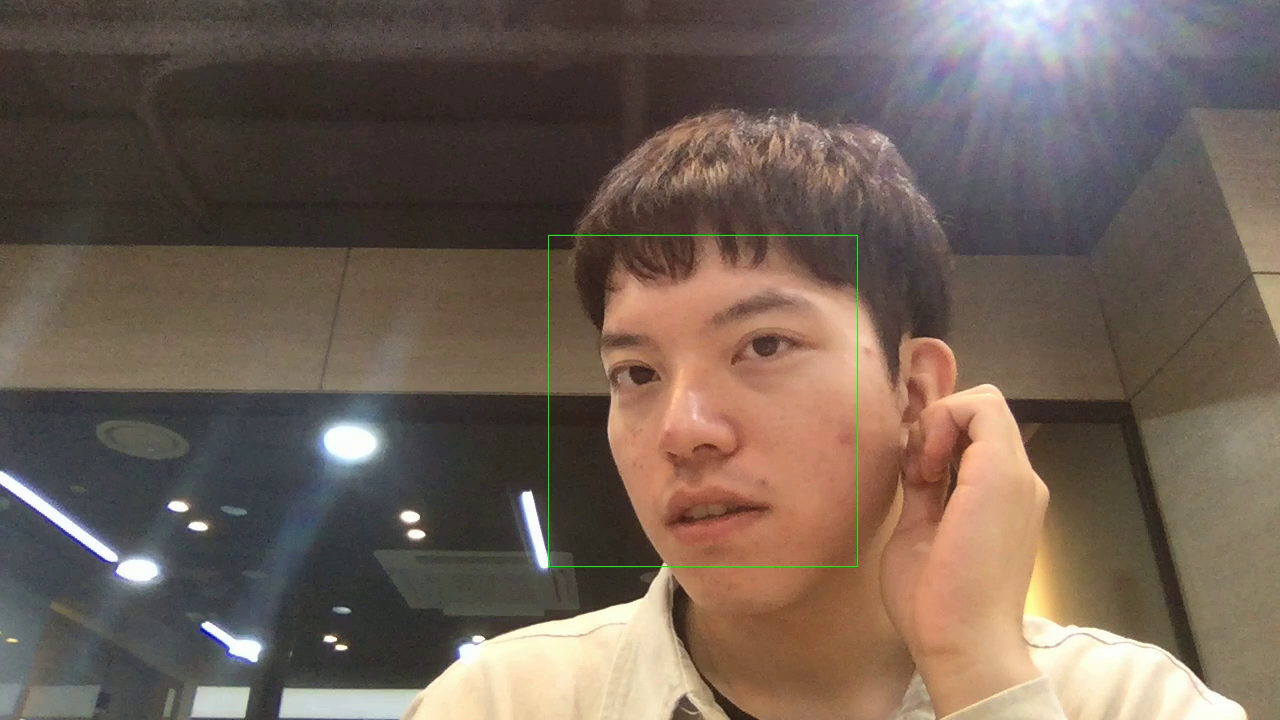
#> input picture frame 3 of solidium_webapp/deepface/video/123.mp4, 1280 x 720 px, given in place of the camera
$ python face_detector.py
#> lines starting #> are read from the running program, lines starting #| are printed output that depends on the picture; after the words box and inside, x2 and y2 are one past the last pixel; in counts of white or black regions, pixels touching at a corner belong together
#!/opt/local/bin/python
# -*- coding: utf-8 -*-
import cv2
import os
import numpy as np
import time
#재생할 파일
#VIDEO_FILE_PATH = '0'

################################# 데이터를 저장하는 영역 ###################################

# reference 디렉토리에 검출된 얼굴 이미지를 저장

face_dir = "./solidium_webapp/openface/query"


## query 데이터와 input , output 데이터 비우기
import shutil
try:
    shutil.rmtree(face_dir)
except:
    pass

import os
if os.path.exists(face_dir)==False:
    os.mkdir(face_dir)
else:
    pass


left_ear_cascade = cv2.CascadeClassifier('./solidium_webapp/openface/haarcascade_frontalface_default.xml')
# 동영상 파일 열기
cap = cv2.VideoCapture(0)
if left_ear_cascade.empty():
  raise IOError('Unable to load the left ear cascade classifier xml file')

# print (cap)

#print (cv2.CAP_PROP_FRAME_WIDTH)
#print (cv2.CAP_PROP_FRAME_HEIGHT)
cap.set(cv2.CAP_PROP_FRAME_WIDTH,1920)
cap.set(cv2.CAP_PROP_FRAME_HEIGHT,1080)
#잘 열렸는지 확인
if cap.isOpened() == False:
    print ('Can not open the video ')
    exit()

titles = ['orig']
#윈도우 생성 및 사이즈 변경
for t in titles:
    cv2.namedWindow(t)

#재생할 파일의 넓이 얻기
width = cap.get(cv2.CAP_PROP_FRAME_WIDTH)
#재생할 파일의 높이 얻기
height = cap.get(cv2.CAP_PROP_FRAME_HEIGHT)
#재생할 파일의 프레임 레이트 얻기
fps = cap.get(cv2.CAP_PROP_FPS)

# print('width {0}, height {1}, fps {2}'.format(width, height, fps))

#XVID가 제일 낫다고 함.
#linux 계열 DIVX, XVID, MJPG, X264, WMV1, WMV2.
#windows 계열 DIVX
#저장할 비디오 코덱
fourcc = cv2.VideoWriter_fourcc(*'X264')
#저장할 파일 이름
#경로 :
filename = './solidium_webapp/openface/video/123.mp4'

#파일 stream 생성
out = cv2.VideoWriter(filename, fourcc, fps, (int(width), int(height)))
#filename : 파일 이름
#fourcc : 코덱
#fps : 초당 프레임 수
#width : 넓이
#height : 높이


#left,right ear cropped image numbering
l_ear_num = 0
r_ear_num = 0


timestart = time.time()
start=0

while(True):
    #파일로 부터 이미지 얻기
    ret, frame = cap.read()
#> frame is the input picture: shape (720, 1280, 3); mean B, G, R 86.2, 97.1, 112.6
    #더 이상 이미지가 없으면 종료
    #재생 다 됨
    if frame is None:
        break;

    #얼굴인식 영상 처리
    grayframe = cv2.cvtColor(frame, cv2.COLOR_BGR2GRAY)
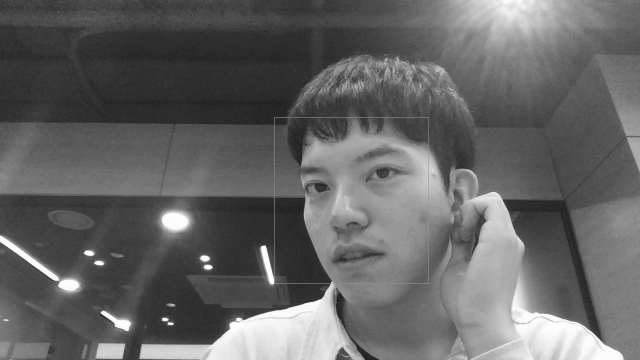
#> grayframe: shape (720, 1280) (shown at 1/2 size); min 18, max 255, mean 100.5
    #blur =  cv2.GaussianBlur(grayframe,(5,5), 0)
    left_ear = left_ear_cascade.detectMultiScale(grayframe, 1.3, 5)
#> left_ear = [[541, 241, 320, 320]]

    for (x, y, w, h) in left_ear:
        # l_ear_path=face_dir+"/%04d.jpg"%l_ear_num
        a = x
        #a = x -5
        b = y
        #b = y -5
        c = x + w
        d = y + h
        cv2.rectangle(frame, (a, b), (c, d), (0, 255, 0), 1)
        crop_left_ear = frame[(b): (d), (a):(c)]
        # cv2.imwrite(l_ear_path, crop_left_ear)
        l_ear_num+=1
#> this loop made 1 pass
#> (x, y, w, h, a, b, c, d) on pass 1: (541, 241, 320, 320, 541, 241, 861, 561)
#> pass 1, `crop_left_ear = frame[(b): (d), (a):(c)]`:
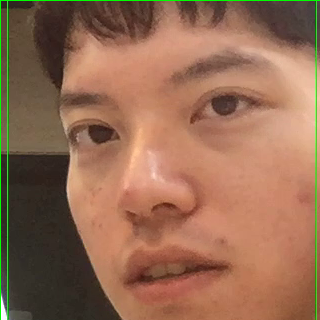
#> crop_left_ear: shape (320, 320, 3); mean B, G, R 82.9, 107.5, 149
#> after the loop:
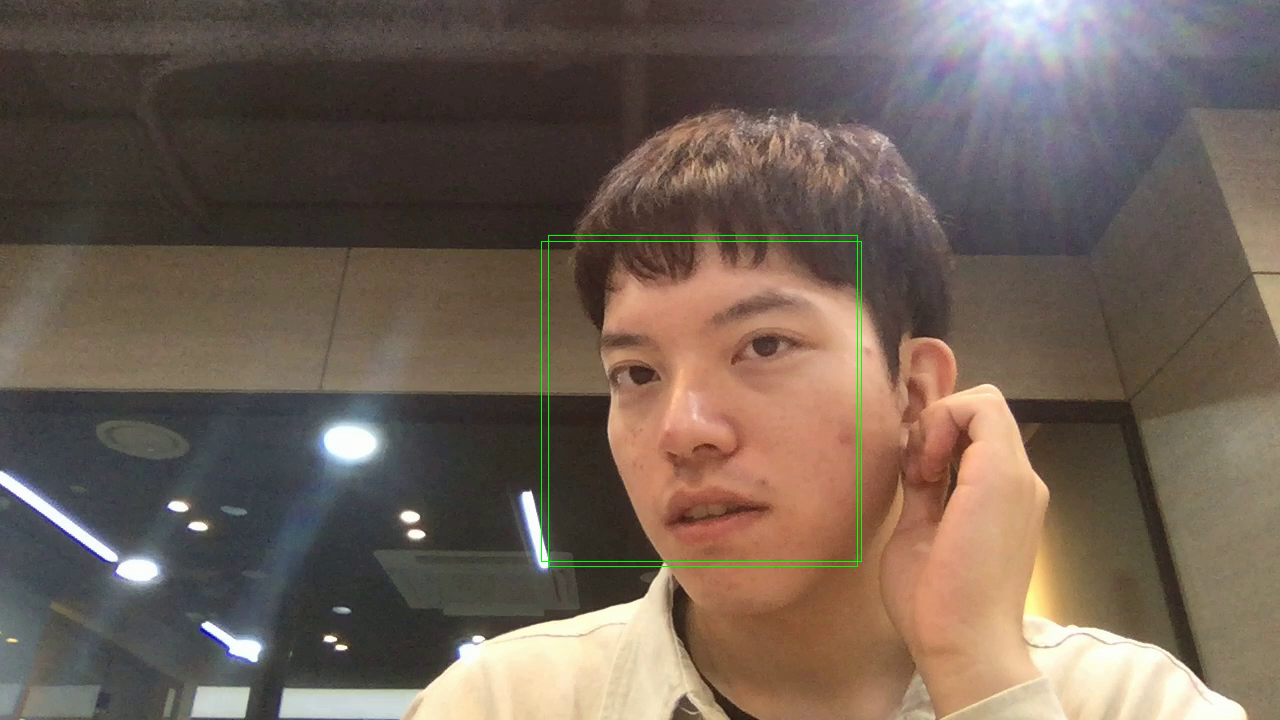
#> frame: shape (720, 1280, 3); 0.14% of pixels changed, all inside (x1, y1, x2, y2) = (541, 241, 862, 562)
#> after the loop, l_ear_num = 1

    if len(left_ear)==0:
        text = "Not Found"
    else:
        text = "Press 'q'"
    cv2.putText(frame, text, (30, 30), cv2.FONT_HERSHEY_SIMPLEX, 1.0, (255, 255, 255), lineType=cv2.LINE_AA)
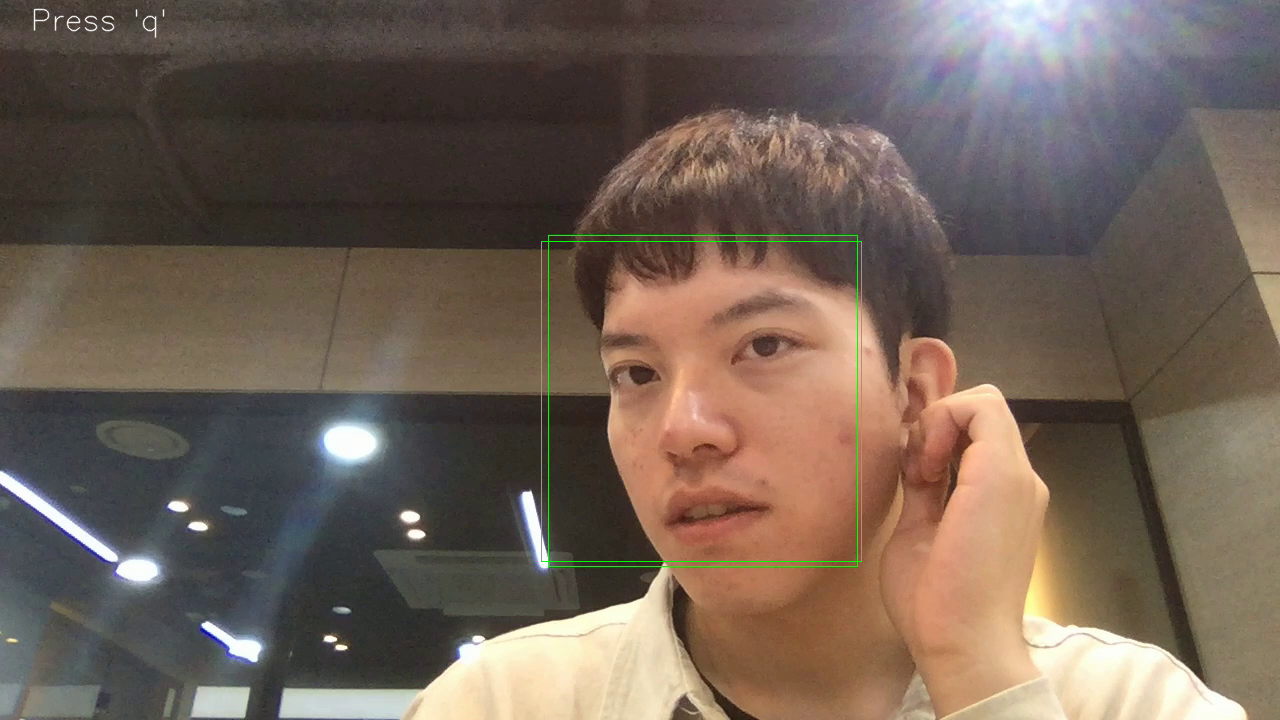
#> frame: shape (720, 1280, 3); 0.09% of pixels changed, all inside (x1, y1, x2, y2) = (33, 8, 165, 39)
    cv2.imshow(titles[0], frame)


    # 인식된 이미지 파일로 저장
    out.write(frame)

    # [6 lines of commented-out code are left out]

    if ((cv2.waitKey(1) & 0xFF == ord('q'))):
#> (key q is pressed here)
        if len(left_ear) != 0:
            cv2.imwrite(face_dir+'/query.jpg', frame)
            break
        else:
            pass

#재생 파일 종료
cap.release()
#저장 파일 종료
out.release()
#윈도우 종료
cv2.destroyAllWindows()

################################# 여기서부터 모델 inference 하는 부분  ###################################

$ run again, starting later in the video
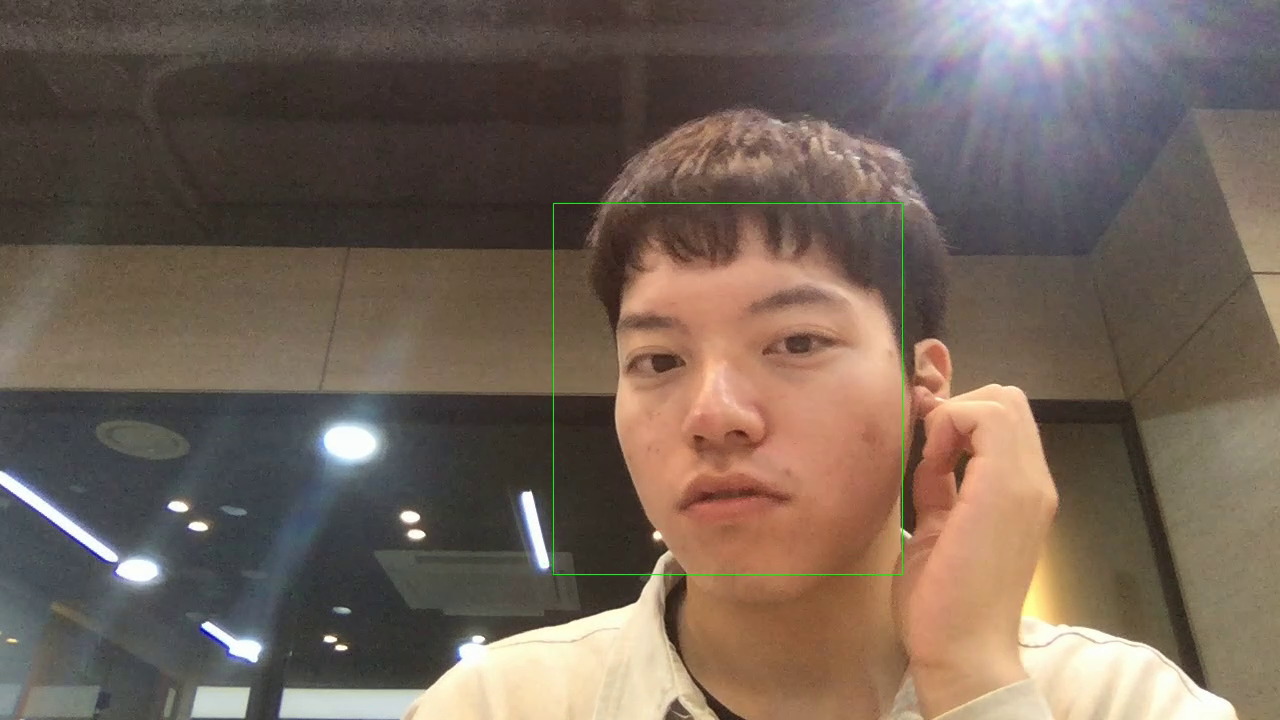
#> input picture frame 15 of solidium_webapp/deepface/video/123.mp4, 1280 x 720 px, given in place of the camera
#> frame is the input picture: shape (720, 1280, 3); mean B, G, R 88.9, 100.1, 115.7
#> left_ear = [[547, 204, 371, 371]]
#> the loop `for (x, y, w, h) in left_ear: # l_ear_path=face_dir+"/%04d.jpg"%l_ear_..` made 1 pass
#> (x, y, w, h, a, b, c, d) on pass 1: (547, 204, 371, 371, 547, 204, 918, 575)
#> after the loop `for (x, y, w, h) in left_ear:`:
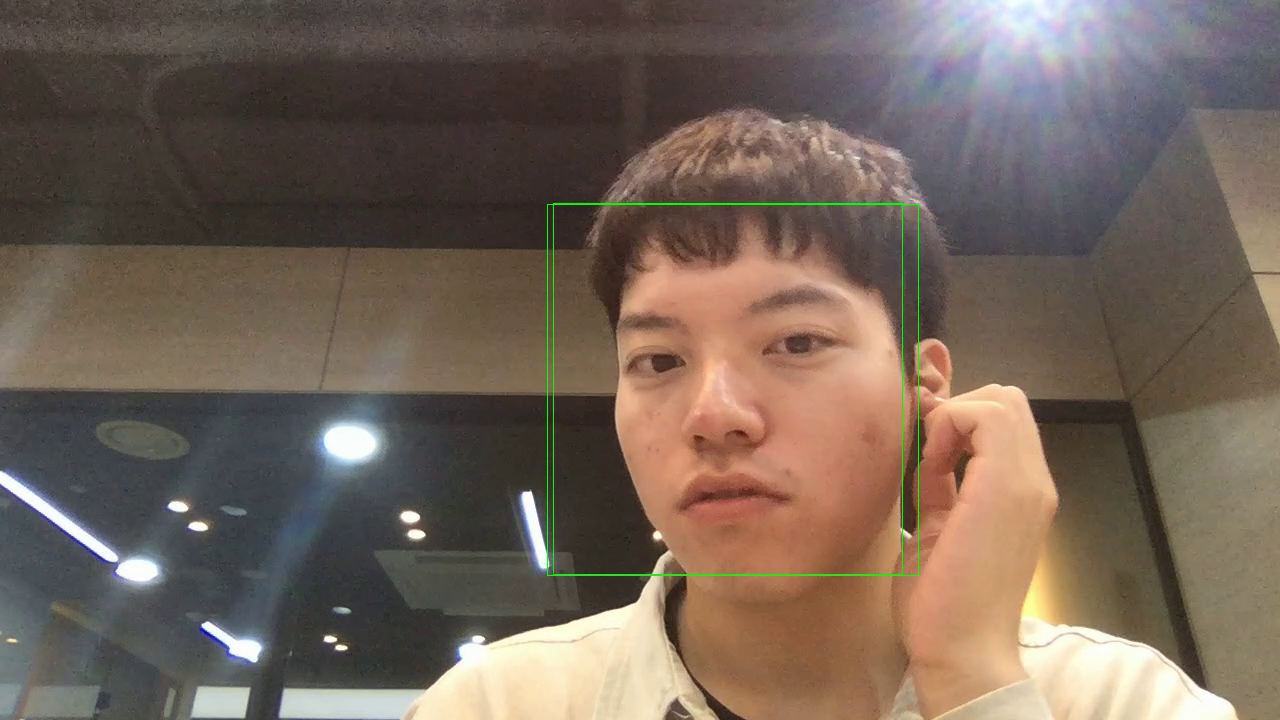
#> frame: shape (720, 1280, 3); 0.16% of pixels changed, all inside (x1, y1, x2, y2) = (547, 204, 919, 576)
#> after the loop `for (x, y, w, h) in left_ear:`: l_ear_num = 1
#> `cv2.putText(frame, text, (30, 30), cv2.FONT_HERSHEY_SIMPLEX, 1.0, (255..`:
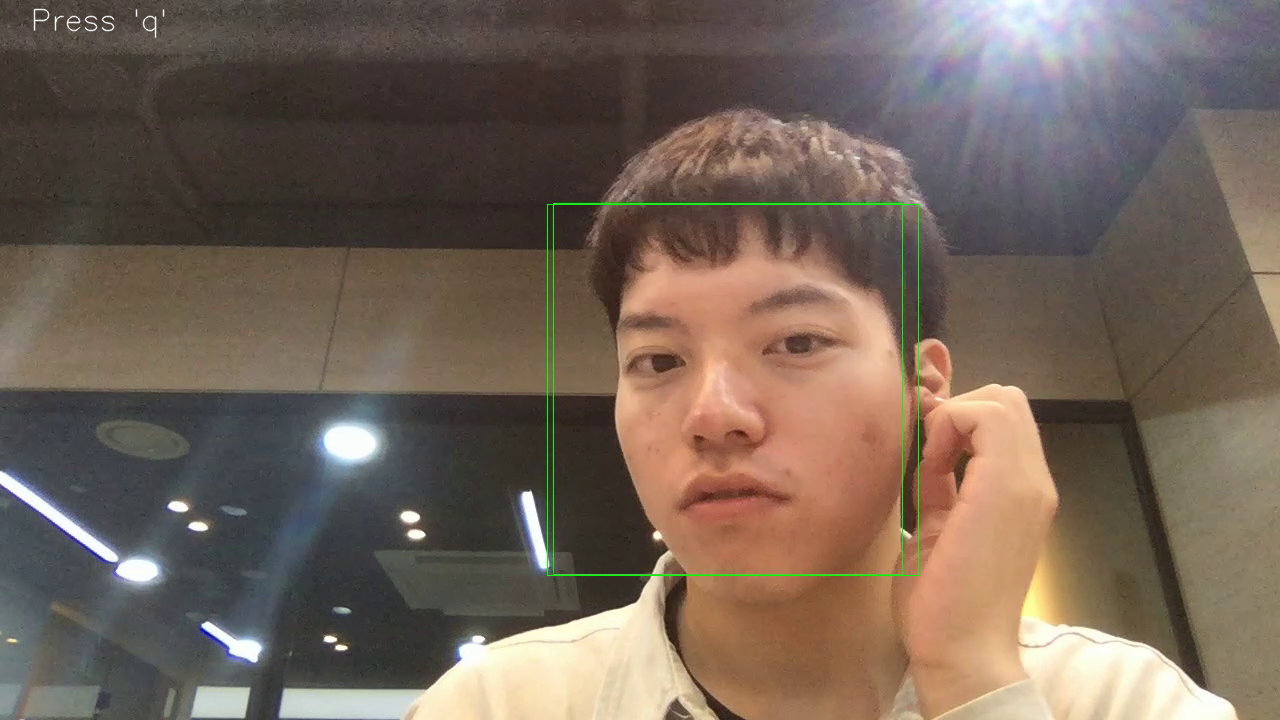
#> frame: shape (720, 1280, 3); 0.09% of pixels changed, all inside (x1, y1, x2, y2) = (33, 8, 165, 39)

$ run again, starting later in the video
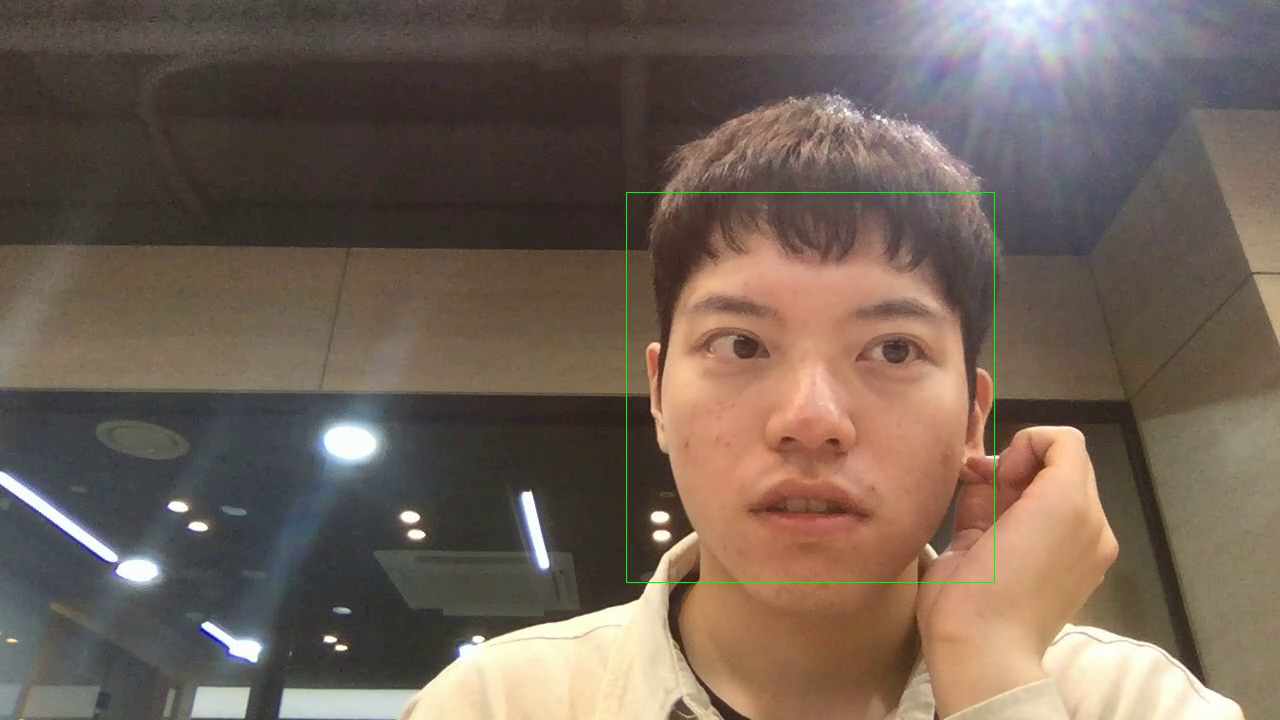
#> input picture frame 28 of solidium_webapp/deepface/video/123.mp4, 1280 x 720 px, given in place of the camera
#> frame is the input picture: shape (720, 1280, 3); mean B, G, R 87.6, 98.9, 114.5
#> left_ear = [[616, 194, 390, 390]]
#> the loop `for (x, y, w, h) in left_ear: # l_ear_path=face_dir+"/%04d.jpg"%l_ear_..` made 1 pass
#> (x, y, w, h, a, b, c, d) on pass 1: (616, 194, 390, 390, 616, 194, 1006, 584)
#> after the loop `for (x, y, w, h) in left_ear:`:
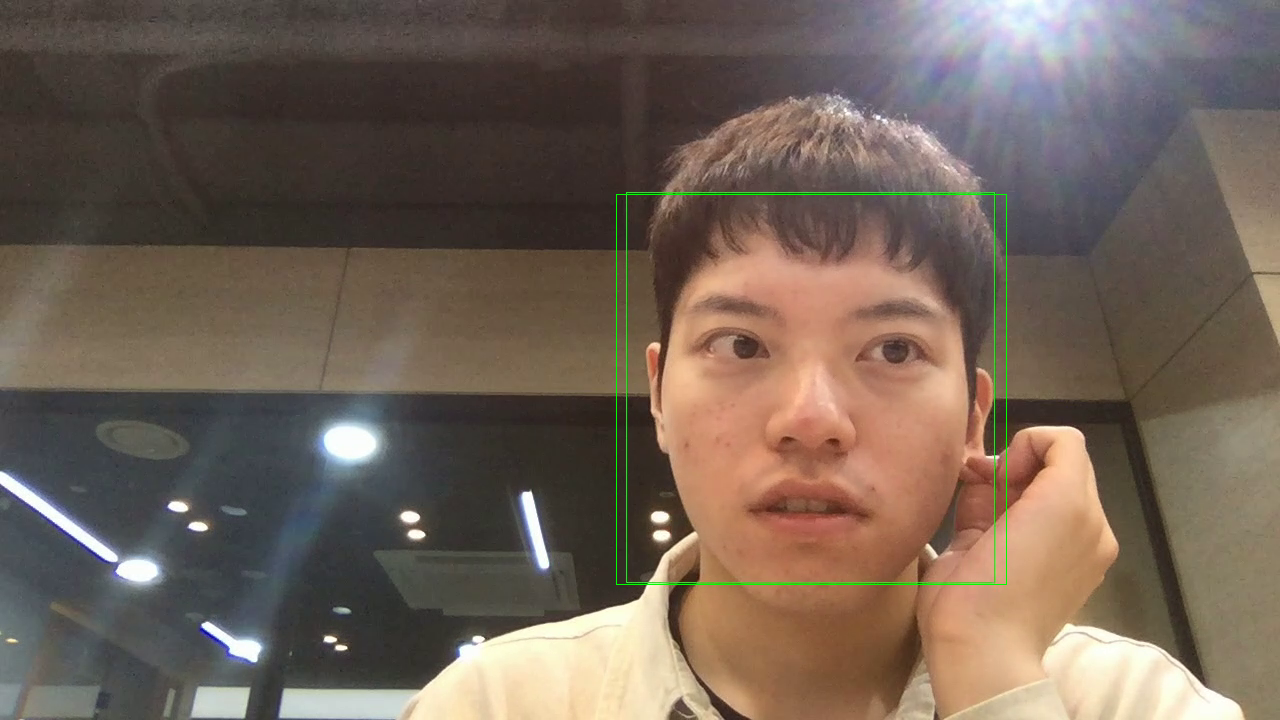
#> frame: shape (720, 1280, 3); 0.17% of pixels changed, all inside (x1, y1, x2, y2) = (616, 194, 1007, 585)
#> after the loop `for (x, y, w, h) in left_ear:`: l_ear_num = 1
#> `cv2.putText(frame, text, (30, 30), cv2.FONT_HERSHEY_SIMPLEX, 1.0, (255..`:
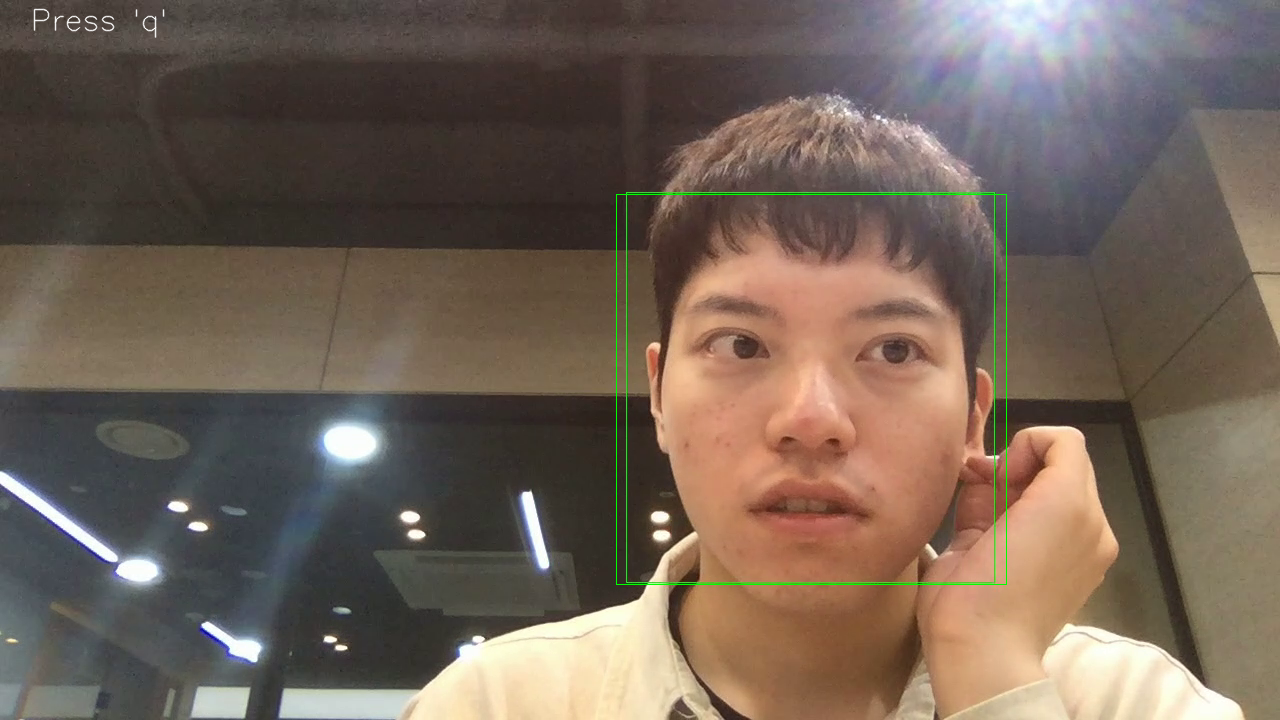
#> frame: shape (720, 1280, 3); 0.09% of pixels changed, all inside (x1, y1, x2, y2) = (33, 8, 165, 39)
